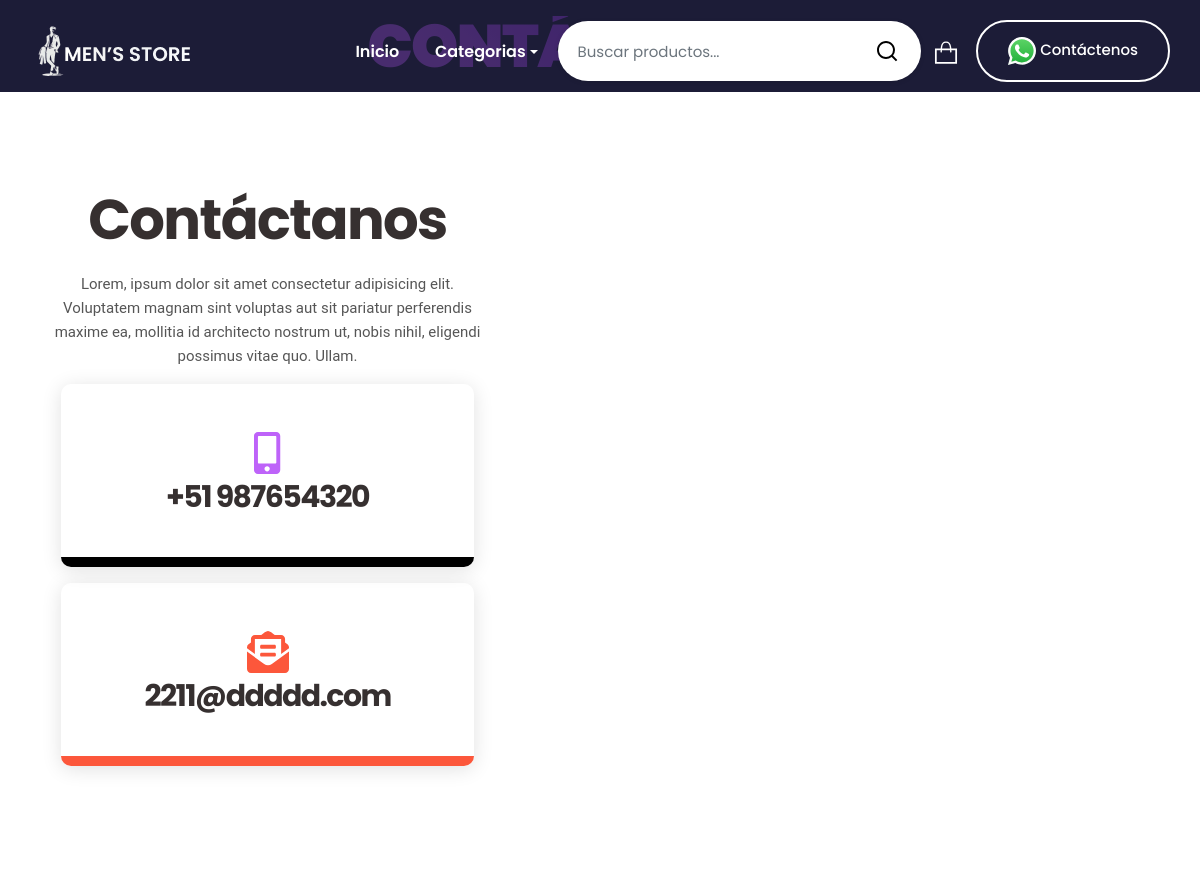
Page /cliente/contacto/contacto.php (upper part) on the earlier database version.
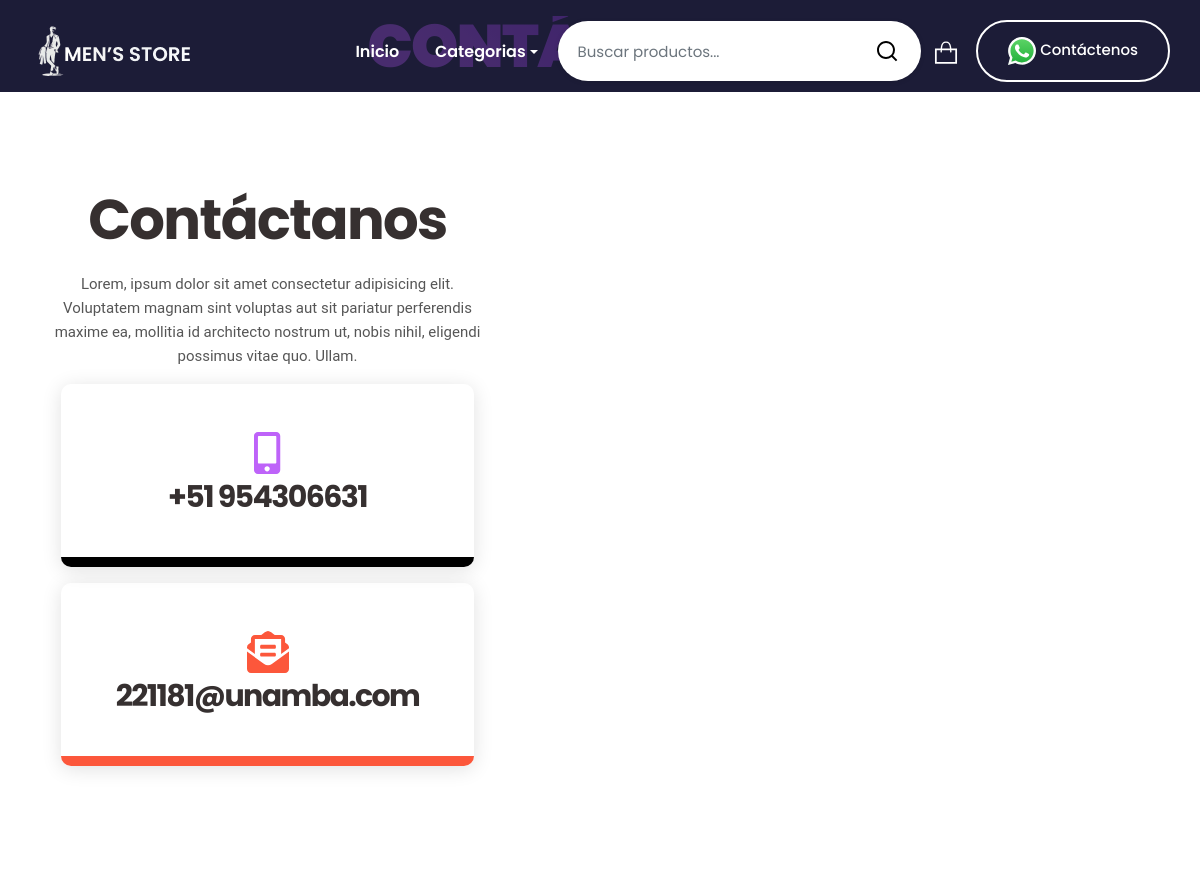
Same page on the later database version.
### tables this page shows
CREATE TABLE `contacto` (
  `conId` int(11) NOT NULL,
  `conTelefono` char(9) DEFAULT NULL,
  `conEmail` varchar(100) DEFAULT NULL,
  `conFechaRegis` datetime DEFAULT current_timestamp() ON UPDATE current_timestamp()
);

### cliente/contacto/contacto.php (the view, shortened to what this page needs)
<?php include "../header.php";?>
    <section class="section breadcrumb-area overlay-dark d-flex align-items-center">
        <div class="container">
        <div class="row">
            <div class="col-12">
            <div class="breadcrumb-content text-center">
            <h2 class="text-uppercase mb-3 mt-3 text-opacity20">Contáctanos</h2>
            </div>
            </div>
        </div>
        </div>
    </section>
    <section id="contact" class="contact-area ptb_100">
        <div class="container">
        <div class="row justify-content-between align-items-center">
            <div class="col-12 col-lg-5">
            <div class="section-heading text-center mb-3">
                <h2>Contáctanos</h2>
                <p class="d-none d-sm-block mt-4">Lorem, ipsum dolor sit amet consectetur adipisicing elit. Voluptatem magnam sint voluptas aut sit pariatur perferendis maxime ea, mollitia id architecto nostrum ut, nobis nihil, eligendi possimus vitae quo. Ullam.</p>
            </div>
            <div class="contact-us">
                <ul>
                <li class="contact-info color-1 bg-hover active hover-bottom text-center p-5 m-3">
                    <span><i class="fas fa-mobile-alt fa-3x"></i></span>
                    <a class="d-block my-2" href="tel:<?php print $conTelefono ?>">
                    <h3>+51 <?php print $conTelefono ?></h3>
                    </a>
                </li>
                <li class="contact-info color-3 bg-hover active hover-bottom text-center p-5 m-3">
                    <span><i class="fas fa-envelope-open-text fa-3x"></i></span>
                    <a class="d-none d-sm-block my-2" href="mailto:<?php print $conEmail ?>">
                    <h3><?php print $conEmail ?></h3>
                    </a>
                </li>
                </ul>
            </div>
            </div>
        </div>
        </div>
    </section>
    <?php include "../footer.php";?>

Differences in the rows shown:
changed contacto: conTelefono "987654320" → "954306631"; conEmail "2211@ddddd.com" → "221181@unamba.com"
